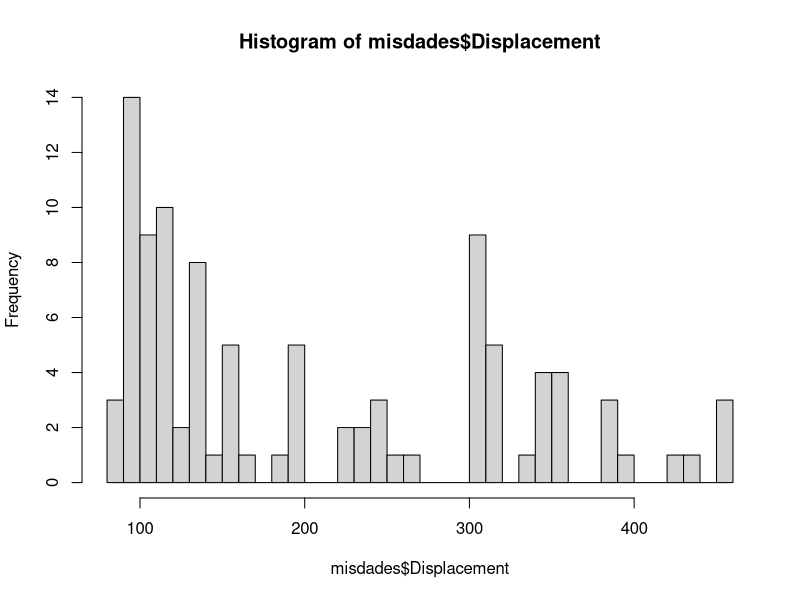

Here is the R script that generated this plot:
misdades<- read.table(file="DatosCoches.txt", header=TRUE, dec=",", na.strings='NA')
read.table(file="DatosCoches.txt", header=TRUE, dec=",", na.strings='NA')
#Tabla de frecuencias
ni<- table(misdades$Origin) #cuantas veces sale cada cosa
fi<- ni/sum(ni) #Frecuencias relativas
Fi<- cumsum(fi) #suma acumulativa-> Frecuencia acumulada
Ni<- cumsum(ni) #n acumulada
cbind(ni, fi, Ni, Fi)

#Tabla de frecuencias
misdades$Acceleration<- as.numeric(as.character(misdades$Acceleration))
cortado<- cut(misdades$Acceleration, breaks=c(8, 11, 14, 17, 20, 23, 26), right= FALSE)#[)
ni2<- table(cortado) #cuantas veces sale cada cosa
fi2<- ni2/sum(ni2) #Frecuencias relativas
Fi2<- cumsum(fi2) #suma acumulativa-> Frecuencia acumulada
Ni2<- cumsum(ni2) #n acumulada
cbind(ni2, fi2, Ni2, Fi2)

#Tabla de frecuencias
misdades$MPG<- as.numeric(as.character(misdades$MPG))

cortado3<- cut(misdades$MPG, breaks=c(5, 15, 25, 35, 45), right= TRUE)# (]
cortado3
ni3<- table(cortado3) #cuantas veces sale cada cosa
fi3<- ni3/sum(ni3) #Frecuencias relativas
Fi3<- cumsum(fi3) #suma acumulativa-> Frecuencia acumulada
Ni3<- cumsum(ni3) #n acumulada
cbind(ni3, fi3, Ni3, Fi3)

hist(misdades$Displacement, breaks=50)
muestras_200_250 <- sum(misdades$Displacement >= 200 & misdades$Displacement <= 250, na.rm = TRUE)
muestras_200_250

usa_cars <- misdades[misdades$Origin=="USA", ]
mean_mpg_usa<- mean(usa_cars$MPG, na.rm= TRUE)
mean_mpg_usa
misdades$Cylinders<-as.numeric(as.character(misdades$Cylinders))
cil8<- misdades[misdades$Cylinders==8,]
median(cil8$Weigth, na.rm=TRUE)

